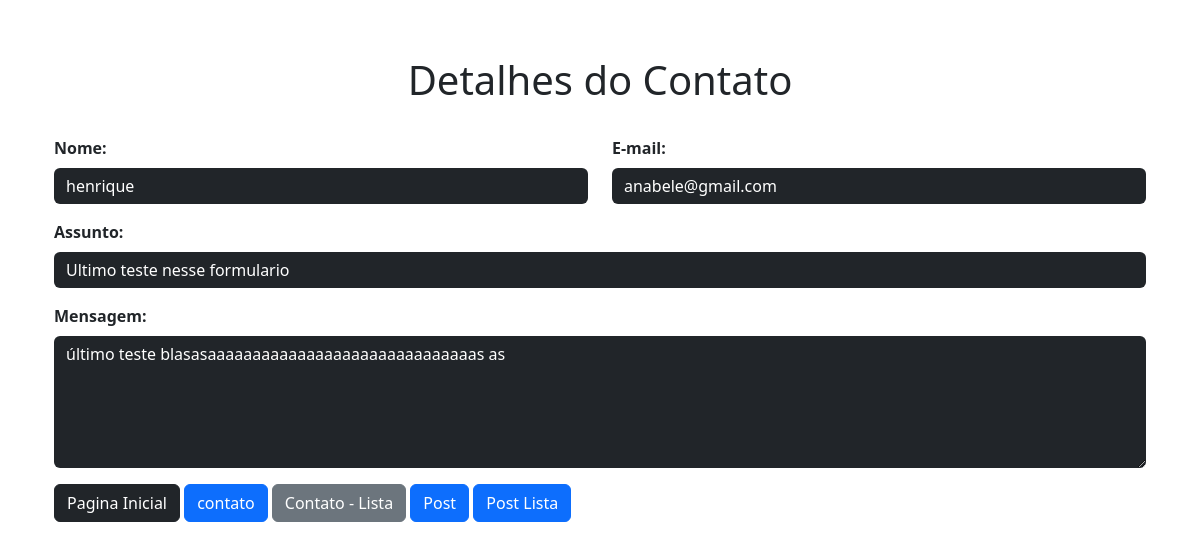
The app's page /Contato/4/ (signed in) with its own data.
### app/models.py (models this page shows)
class Contato(db.Model):
    id = db.Column(db.Integer,primary_key=True)
    data_envio = db.Column(db.DateTime, default=datetime.now(timezone.utc))
    nome = db.Column(db.String(100), nullable=True)
    email = db.Column(db.String(150), nullable=True)
    assunto = db.Column(db.String(100), nullable=True)
    mensagem = db.Column(db.Text, nullable=True)
    respondido = db.Column(db.Integer, default=0)

### app/views.py (the view)
@app.route('/Contato/<int:id>/')
@login_required
def contatoDetail(id):
    obj = Contato.query.get(id)
    return render_template('contato_detail.html', obj=obj)

### app/models.py (called while the page is built)
@login_manager.user_loader
def load_user(user_id):
    return User.query.get(user_id)

### app/templates/contato_detail.html
{% extends 'base.html' %}
{% block content %}
<div class="container">
<div class="container py-5">
    <div class="row mb-4">
        <div class="col-12 text-center">
            <h1>Detalhes do Contato</h1>
        </div>
    </div>
    <div class="row">
        <div class="col-md-6 mb-3">
            <label for="nome" class="form-label fw-bold">Nome:</label>
            <input
                type="text"
                id="nome"
                value="{{obj.nome}}"
                class="form-control bg-dark text-white border-0"
                readonly
            >
        </div>
        <div class="col-md-6 mb-3">
            <label for="email" class="form-label fw-bold">E-mail:</label>
            <input
                type="text"
                id="email"
                value="{{obj.email}}"
                class="form-control bg-dark text-white border-0"
                readonly
            >
        </div>
    </div>
    <div class="row">
        <div class="col-12 mb-3">
            <label for="assunto" class="form-label fw-bold">Assunto:</label>
            <input
                type="text"
                id="assunto"
                value="{{obj.assunto}}"
                class="form-control bg-dark text-white border-0"
                readonly
            >
        </div>
    </div>
    <div class="row">
        <div class="col-12 mb-3">
            <label for="mensagem" class="form-label fw-bold">Mensagem:</label>
            <textarea
                id="mensagem"
                class="form-control bg-dark text-white border-0"
                rows="5"
                readonly
            >{{obj.mensagem}}</textarea>
        </div>
    </div>
    {% include 'nav.html' %}
</div>
</div>
{% endblock %}

### records on screen
Contato: nome "henrique", email "anabele@gmail.com", assunto "Ultimo teste nesse formulario", mensagem "último teste blasasaaaaaaaaaaaaaaaaaaaaaaaaaaaaaas as"
